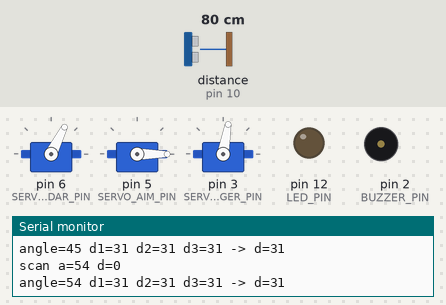
The sketch below on a simulated Arduino Uno, built with avr-gcc and run on an emulated ATmega328P. Shown: 3 × servo, output pins drawn as LEDs (lit = HIGH), buzzer (waves = sounding, pin HIGH), the last lines printed to the serial monitor. Wiring (inferred from the names in the program): ultrasonic range finder: trigger pin 9; echo pin 10. Dashed ring = blinking. The inputs (shaded band) are chosen by the test bench; at power-on: distance to the obstacle (sensor on pin 10) 80 cm. The echo pulse lasts 58.3 µs per cm; pins used as bus, display or sensor lines are not drawn.

Above: at 1.7 s.
1.8 s: distance to the obstacle (sensor on pin 10) set to 2 cm
At 2.34 s:
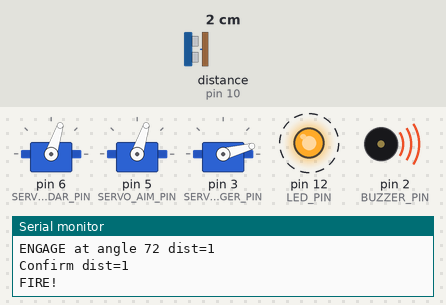
4.8 s: distance to the obstacle (sensor on pin 10) set to 35 cm
At 4.89 s:
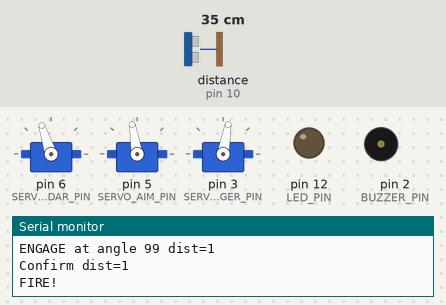
7.8 s: distance to the obstacle (sensor on pin 10) set to 4 cm
At 10.37 s:
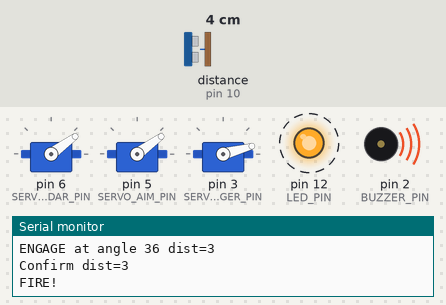
10.8 s: distance to the obstacle (sensor on pin 10) set to 60 cm
At 10.9 s:
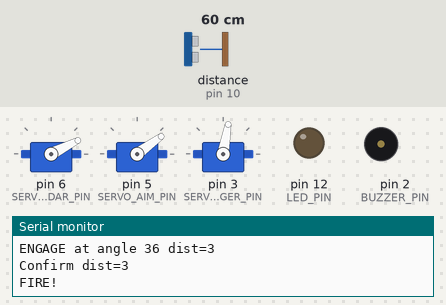
13.8 s: distance to the obstacle (sensor on pin 10) set to 9 cm
At 14.38 s:
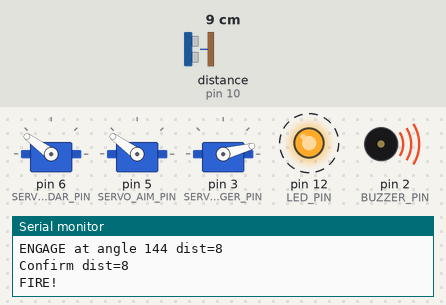
16.8 s: distance to the obstacle (sensor on pin 10) set to 120 cm
At 16.95 s:
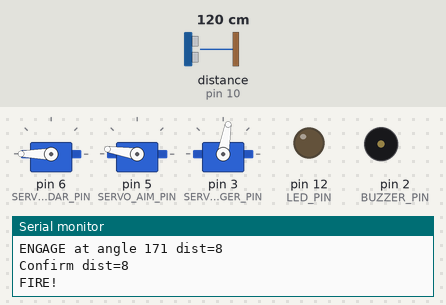
Timing chart, 0 to 20.8 s (numbered marks = the images above; inputs shaded):
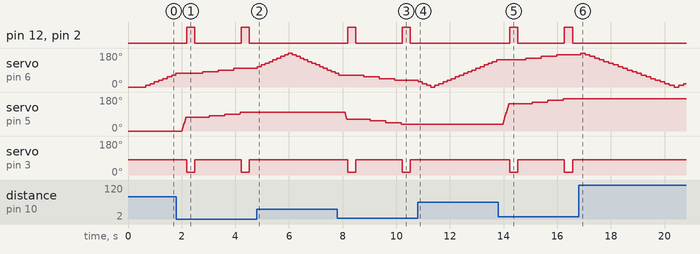

Measured:
- after the input at 1.8 s, pin 12 (LED_PIN), pin 2 (BUZZER_PIN): alternates HIGH for 0.30 s and LOW for 1.7 s, starting after 0.40 s; servo on pin 5 (SERVO_AIM_PIN): moves from 0° to 99° over 2.2 s, starting after 0.20 s; servo on pin 3 (SERVO_TRIGGER_PIN): alternates 80° for 1.7 s and 15° for 0.30 s, starting after 0.40 s
- after the input at 4.8 s, pin 12 (LED_PIN), pin 2 (BUZZER_PIN): stays LOW (without the input it goes to HIGH after 1.5 s); servo on pin 5 (SERVO_AIM_PIN): stays 99° (without the input it goes to 100° after 0.24 s); servo on pin 3 (SERVO_TRIGGER_PIN): stays 80° (without the input it goes to 15° after 1.5 s)
- after the input at 7.8 s, pin 12 (LED_PIN), pin 2 (BUZZER_PIN): alternates HIGH for 0.30 s and LOW for 1.7 s, starting after 0.39 s; servo on pin 5 (SERVO_AIM_PIN): moves from 99° to 36° over 2.1 s, starting after 0.28 s; servo on pin 3 (SERVO_TRIGGER_PIN): alternates 80° for 1.7 s and 15° for 0.30 s, starting after 0.39 s
- after the input at 10.8 s, pin 12 (LED_PIN), pin 2 (BUZZER_PIN): stays LOW (without the input it goes to HIGH after 1.5 s); servo on pin 5 (SERVO_AIM_PIN): stops changing and stays 36°; servo on pin 3 (SERVO_TRIGGER_PIN): stays 80° (without the input it goes to 15° after 1.5 s)
- after the input at 13.8 s, pin 12 (LED_PIN), pin 2 (BUZZER_PIN): alternates HIGH for 0.30 s and LOW for 1.7 s, starting after 0.43 s; servo on pin 5 (SERVO_AIM_PIN): moves from 36° to 171° over 2.3 s, starting after 0.17 s; servo on pin 3 (SERVO_TRIGGER_PIN): alternates 80° for 1.7 s and 15° for 0.30 s, starting after 0.43 s
- after the input at 16.8 s, pin 12 (LED_PIN), pin 2 (BUZZER_PIN): stops changing and stays LOW; servo on pin 5 (SERVO_AIM_PIN): stays 171° (without the input it goes to 172° after 0.29 s); servo on pin 3 (SERVO_TRIGGER_PIN): stops changing and stays 80°

The sketch:

Sky_Forge_Logic.ino
```cpp
/*
 Auto Turret – 3 Servos + 1 Ultrasonic + LED + Buzzer
 - Radar servo    on D6: sweeps HC-SR04 0–180–0
 - Aim servo      on D5: points launcher toward target
 - Trigger servo  on D3: fires when target is close
 - HC-SR04 TRIG   -> D9
 - HC-SR04 ECHO   -> D10
 - LED            -> D12
 - Buzzer         -> D2
*/

#include <Servo.h>


// ---------- Pins ----------
const int TRIG_PIN          = 9;
const int ECHO_PIN          = 10;
const int SERVO_RADAR_PIN   = 6;
const int SERVO_AIM_PIN     = 5;
const int SERVO_TRIGGER_PIN = 3;
const int LED_PIN           = 12;
const int BUZZER_PIN        = 2;


// ---------- Sweep & Scan Settings ----------
const int SCAN_MIN_ANGLE    = 0;
const int SCAN_MAX_ANGLE    = 180;

// You set SCAN_STEP = 20:
const int SCAN_STEP         = 9;
const int STEP_DELAY_MS     = 8;
const int speed             = 100;
const int SAMPLES_PER_READ  = 2;
const int MAX_DISTANCE_CM   = 30;

// ---------- Detection distances ----------
const int DETECT_DISTANCE_CM = 30;
const int FIRE_DISTANCE_CM   = 30;
// ---------- Aiming & Trigger ----------
const int AIM_ANGLE_OFFSET   = 0;

// Trigger servo angles – TUNE FOR YOUR MECHANISM
const int FIRE_REST_ANGLE    = 80;
const int FIRE_SHOOT_ANGLE   = 15;
const int FIRE_HOLD_MS       = 300;

const int COOLDOWN_MS        = 1500;

// ---------- Servos ----------
Servo servoRadar;
Servo servoAim;
Servo servoTrigger;

unsigned long lastShotTime = 0;

// Sweep state (0–180–0)
int scanAngle = SCAN_MIN_ANGLE;
int scanDir   = +1;


// ---------- Ultrasonic helpers ----------
long readDistanceOnce() {
  digitalWrite(TRIG_PIN, LOW);
  delayMicroseconds(2);
  digitalWrite(TRIG_PIN, HIGH);
  delayMicroseconds(10);
  digitalWrite(TRIG_PIN, LOW);

  long duration = pulseIn(ECHO_PIN, HIGH, 30000);
  if (duration == 0) return MAX_DISTANCE_CM + 1;

  long cm = duration / 29 / 2;
  if (cm < 0) return MAX_DISTANCE_CM + 1;
  return cm;
}

long readDistanceAvg(int samples) {
  long sum = 0;
  int good = 0;

  for (int i = 0; i < samples; i++) {
    long d = readDistanceOnce();
    if (d > 0 && d <= MAX_DISTANCE_CM) {
      sum += d;
      good++;
    }
    delay(20);
  }

  if (good == 0) return MAX_DISTANCE_CM + 1;
  return sum / good;
}


// ---------- Smooth aim servo move ----------
void smoothMoveServo(Servo &s, int fromA, int toA, int stepDelay = 2) {
  fromA = constrain(fromA, 0, 180);
  toA   = constrain(toA,   0, 180);

  if (fromA < toA) {
    for (int a = fromA; a <= toA; a++) {
      s.write(a);
      delay(stepDelay);
    }
  } else {
    for (int a = fromA; a >= toA; a--) {
      s.write(a);
      delay(stepDelay);
    }
  }
}


// ---------- Engage sequence at given angle ----------
void engageAtAngle(int angleDeg, long distanceCm) {
  Serial.print("ENGAGE at angle ");
  Serial.print(angleDeg);
  Serial.print(" dist=");
  Serial.println(distanceCm);


  servoRadar.write(angleDeg);
  delay(80);


  int aimTarget = constrain(angleDeg + AIM_ANGLE_OFFSET, 0, 180);
  smoothMoveServo(servoAim, servoAim.read(), aimTarget, 2);


  long dConfirm = readDistanceAvg(SAMPLES_PER_READ);
  Serial.print("Confirm dist=");
  Serial.println(dConfirm);

  if (dConfirm <= FIRE_DISTANCE_CM) {
    unsigned long now = millis();
    if (now - lastShotTime > COOLDOWN_MS) {
      Serial.println("FIRE!");


      digitalWrite(LED_PIN, HIGH);
      digitalWrite(BUZZER_PIN, HIGH);


      servoTrigger.write(FIRE_SHOOT_ANGLE);
      delay(FIRE_HOLD_MS);
      servoTrigger.write(FIRE_REST_ANGLE);


      digitalWrite(LED_PIN, LOW);
      digitalWrite(BUZZER_PIN, LOW);

      lastShotTime = now;
    } else {
      Serial.println("Cooldown, not firing yet.");
    }
  } else {
    Serial.println("Target moved / out of fire range.");
  }

  delay(300);
}


// ---------- Setup ----------
void setup() {
  Serial.begin(115200);

  pinMode(TRIG_PIN, OUTPUT);
  pinMode(ECHO_PIN, INPUT);

  pinMode(LED_PIN, OUTPUT);
  digitalWrite(LED_PIN, LOW);

  pinMode(BUZZER_PIN, OUTPUT);
  digitalWrite(BUZZER_PIN, LOW);

  servoRadar.attach(SERVO_RADAR_PIN);
  servoAim.attach(SERVO_AIM_PIN);
  servoTrigger.attach(SERVO_TRIGGER_PIN);

  servoRadar.write(scanAngle);
  servoAim.write(scanAngle + AIM_ANGLE_OFFSET);
  servoTrigger.write(FIRE_REST_ANGLE);

  delay(500);
  Serial.println("Auto Turret Ready (LED + Buzzer enabled)");
}


// ---------- Main loop ----------
void loop() {

  servoRadar.write(scanAngle);
  delay(STEP_DELAY_MS);


  long d1 = readDistanceAvg(2);
  long d2 = readDistanceAvg(2);
  long d3 = readDistanceAvg(2);

  long d = MAX_DISTANCE_CM + 1;


  if (d1 <= DETECT_DISTANCE_CM && d2 <= DETECT_DISTANCE_CM) {
    d = (d1 + d2) / 2;
  } else if (d1 <= DETECT_DISTANCE_CM && d3 <= DETECT_DISTANCE_CM) {
    d = (d1 + d3) / 2;
  } else if (d2 <= DETECT_DISTANCE_CM && d3 <= DETECT_DISTANCE_CM) {
    d = (d2 + d3) / 2;
  }

  // -------- SEND DATA TO PROCESSING FOR RADAR VISUALIZER --------
  long dispDist = d1;  // choose d1 as the display distance
  if (dispDist < 0 || dispDist > 30) {
    dispDist = 0;
  }

  Serial.print("scan a=");
  Serial.print(scanAngle);
  Serial.print(" d=");
  Serial.println(dispDist);
  // ---------------------------------------------------------------


  Serial.print("angle=");
  Serial.print(scanAngle);
  Serial.print(" d1=");
  Serial.print(d1);
  Serial.print(" d2=");
  Serial.print(d2);
  Serial.print(" d3=");
  Serial.print(d3);
  Serial.print(" -> d=");
  Serial.println(d);


  if (d <= DETECT_DISTANCE_CM) {
    engageAtAngle(scanAngle, d);
  }


  scanAngle += scanDir * SCAN_STEP;

  if (scanAngle >= SCAN_MAX_ANGLE) {
    scanAngle = SCAN_MAX_ANGLE;
    scanDir = -1;
  } else if (scanAngle <= SCAN_MIN_ANGLE) {
    scanAngle = SCAN_MIN_ANGLE;
    scanDir = +1;
  }
}
```
